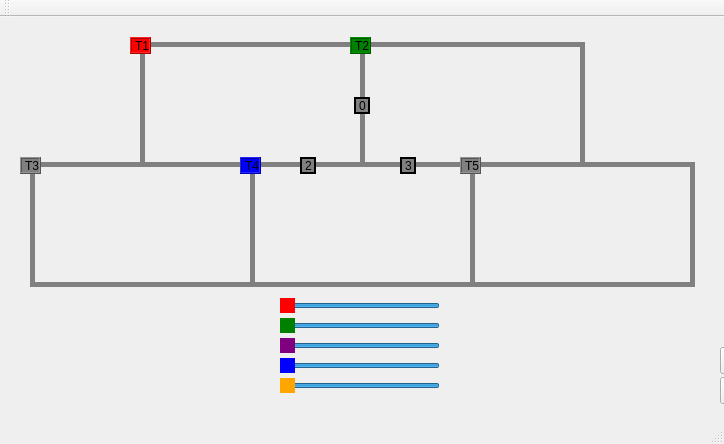
<?xml version="1.0" encoding="UTF-8"?>
<ui version="4.0">
 <class>MainWindow</class>
 <widget class="QMainWindow" name="MainWindow">
  <property name="geometry">
   <rect>
    <x>0</x>
    <y>0</y>
    <width>724</width>
    <height>444</height>
   </rect>
  </property>
  <property name="windowTitle">
   <string>MainWindow</string>
  </property>
  <widget class="QWidget" name="centralWidget">
   <widget class="QLabel" name="label_trilho4_3">
    <property name="geometry">
     <rect>
      <x>250</x>
      <y>150</y>
      <width>5</width>
      <height>120</height>
     </rect>
    </property>
    <property name="styleSheet">
     <string notr="true">QLabel { background: grey}</string>
    </property>
    <property name="text">
     <string/>
    </property>
   </widget>
   <widget class="QLabel" name="label_RC_2">
    <property name="geometry">
     <rect>
      <x>300</x>
      <y>140</y>
      <width>16</width>
      <height>17</height>
     </rect>
    </property>
    <property name="styleSheet">
     <string notr="true">QLabel { background: grey}</string>
    </property>
    <property name="frameShape">
     <enum>QFrame::WinPanel</enum>
    </property>
    <property name="text">
     <string>2</string>
    </property>
   </widget>
   <widget class="QLabel" name="label_trilho1_2">
    <property name="geometry">
     <rect>
      <x>365</x>
      <y>25</y>
      <width>220</width>
      <height>5</height>
     </rect>
    </property>
    <property name="styleSheet">
     <string notr="true">QLabel { background: grey}</string>
    </property>
    <property name="text">
     <string/>
    </property>
   </widget>
   <widget class="QLabel" name="label_trem1">
    <property name="geometry">
     <rect>
      <x>130</x>
      <y>20</y>
      <width>21</width>
      <height>17</height>
     </rect>
    </property>
    <property name="styleSheet">
     <string notr="true">QLabel { background: red}</string>
    </property>
    <property name="frameShape">
     <enum>QFrame::Box</enum>
    </property>
    <property name="frameShadow">
     <enum>QFrame::Raised</enum>
    </property>
    <property name="text">
     <string>T1</string>
    </property>
   </widget>
   <widget class="QLabel" name="label_trilho4">
    <property name="geometry">
     <rect>
      <x>140</x>
      <y>30</y>
      <width>5</width>
      <height>120</height>
     </rect>
    </property>
    <property name="styleSheet">
     <string notr="true">QLabel { background: grey}</string>
    </property>
    <property name="text">
     <string/>
    </property>
   </widget>
   <widget class="QLabel" name="label_trilho1_13">
    <property name="geometry">
     <rect>
      <x>470</x>
      <y>145</y>
      <width>220</width>
      <height>5</height>
     </rect>
    </property>
    <property name="styleSheet">
     <string notr="true">QLabel { background: grey}</string>
    </property>
    <property name="text">
     <string/>
    </property>
   </widget>
   <widget class="QPushButton" name="pushButton_2">
    <property name="geometry">
     <rect>
      <x>720</x>
      <y>360</y>
      <width>98</width>
      <height>27</height>
     </rect>
    </property>
    <property name="text">
     <string>Parar</string>
    </property>
   </widget>
   <widget class="QLabel" name="label_trilho1_14">
    <property name="geometry">
     <rect>
      <x>475</x>
      <y>265</y>
      <width>220</width>
      <height>5</height>
     </rect>
    </property>
    <property name="styleSheet">
     <string notr="true">QLabel { background: grey}</string>
    </property>
    <property name="text">
     <string/>
    </property>
   </widget>
   <widget class="QLabel" name="label_trilho4_2">
    <property name="geometry">
     <rect>
      <x>580</x>
      <y>30</y>
      <width>5</width>
      <height>120</height>
     </rect>
    </property>
    <property name="styleSheet">
     <string notr="true">QLabel { background: grey}</string>
    </property>
    <property name="text">
     <string/>
    </property>
   </widget>
   <widget class="QLabel" name="label_trilho1_11">
    <property name="geometry">
     <rect>
      <x>30</x>
      <y>145</y>
      <width>220</width>
      <height>5</height>
     </rect>
    </property>
    <property name="styleSheet">
     <string notr="true">QLabel { background: grey}</string>
    </property>
    <property name="text">
     <string/>
    </property>
   </widget>
   <widget class="QLabel" name="label_trem5">
    <property name="geometry">
     <rect>
      <x>460</x>
      <y>140</y>
      <width>21</width>
      <height>17</height>
     </rect>
    </property>
    <property name="styleSheet">
     <string notr="true">QLabel { background: grey
}</string>
    </property>
    <property name="frameShape">
     <enum>QFrame::Box</enum>
    </property>
    <property name="frameShadow">
     <enum>QFrame::Raised</enum>
    </property>
    <property name="text">
     <string>T5</string>
    </property>
   </widget>
   <widget class="QLabel" name="label_trilho4_5">
    <property name="geometry">
     <rect>
      <x>30</x>
      <y>150</y>
      <width>5</width>
      <height>120</height>
     </rect>
    </property>
    <property name="styleSheet">
     <string notr="true">QLabel { background: grey}</string>
    </property>
    <property name="text">
     <string/>
    </property>
   </widget>
   <widget class="QSlider" name="vel1">
    <property name="geometry">
     <rect>
      <x>280</x>
      <y>280</y>
      <width>160</width>
      <height>17</height>
     </rect>
    </property>
    <property name="layoutDirection">
     <enum>Qt::RightToLeft</enum>
    </property>
    <property name="styleSheet">
     <string notr="true">QSlider::handle:horizontal { background-color: red;} </string>
    </property>
    <property name="maximum">
     <number>200</number>
    </property>
    <property name="sliderPosition">
     <number>200</number>
    </property>
    <property name="orientation">
     <enum>Qt::Horizontal</enum>
    </property>
   </widget>
   <widget class="QLabel" name="label_trilho3">
    <property name="geometry">
     <rect>
      <x>360</x>
      <y>30</y>
      <width>5</width>
      <height>120</height>
     </rect>
    </property>
    <property name="styleSheet">
     <string notr="true">QLabel { background: grey}</string>
    </property>
    <property name="text">
     <string/>
    </property>
   </widget>
   <widget class="QLabel" name="label_trilho1_5">
    <property name="geometry">
     <rect>
      <x>255</x>
      <y>145</y>
      <width>220</width>
      <height>5</height>
     </rect>
    </property>
    <property name="styleSheet">
     <string notr="true">QLabel { background: grey}</string>
    </property>
    <property name="text">
     <string/>
    </property>
   </widget>
   <widget class="QSlider" name="vel3">
    <property name="geometry">
     <rect>
      <x>280</x>
      <y>320</y>
      <width>160</width>
      <height>17</height>
     </rect>
    </property>
    <property name="layoutDirection">
     <enum>Qt::RightToLeft</enum>
    </property>
    <property name="styleSheet">
     <string notr="true">QSlider::handle:horizontal {background-color: purple;}</string>
    </property>
    <property name="maximum">
     <number>200</number>
    </property>
    <property name="sliderPosition">
     <number>200</number>
    </property>
    <property name="orientation">
     <enum>Qt::Horizontal</enum>
    </property>
   </widget>
   <widget class="QLabel" name="label_trilho4_6">
    <property name="geometry">
     <rect>
      <x>470</x>
      <y>145</y>
      <width>5</width>
      <height>120</height>
     </rect>
    </property>
    <property name="styleSheet">
     <string notr="true">QLabel { background: grey}</string>
    </property>
    <property name="text">
     <string/>
    </property>
   </widget>
   <widget class="QLabel" name="label_RC_3">
    <property name="geometry">
     <rect>
      <x>400</x>
      <y>140</y>
      <width>16</width>
      <height>17</height>
     </rect>
    </property>
    <property name="styleSheet">
     <string notr="true">QLabel { background: grey}</string>
    </property>
    <property name="frameShape">
     <enum>QFrame::WinPanel</enum>
    </property>
    <property name="text">
     <string>3</string>
    </property>
   </widget>
   <widget class="QLabel" name="label_trilho3_2">
    <property name="geometry">
     <rect>
      <x>470</x>
      <y>150</y>
      <width>5</width>
      <height>120</height>
     </rect>
    </property>
    <property name="styleSheet">
     <string notr="true">QLabel { background: grey}</string>
    </property>
    <property name="text">
     <string/>
    </property>
   </widget>
   <widget class="QLabel" name="label_trilho1_12">
    <property name="geometry">
     <rect>
      <x>35</x>
      <y>265</y>
      <width>220</width>
      <height>5</height>
     </rect>
    </property>
    <property name="styleSheet">
     <string notr="true">QLabel { background: grey}</string>
    </property>
    <property name="text">
     <string/>
    </property>
   </widget>
   <widget class="QPushButton" name="pushButton">
    <property name="geometry">
     <rect>
      <x>720</x>
      <y>330</y>
      <width>99</width>
      <height>27</height>
     </rect>
    </property>
    <property name="text">
     <string>Ligar</string>
    </property>
   </widget>
   <widget class="QLabel" name="label_trem3">
    <property name="geometry">
     <rect>
      <x>20</x>
      <y>140</y>
      <width>21</width>
      <height>17</height>
     </rect>
    </property>
    <property name="styleSheet">
     <string notr="true">QLabel { background: grey}</string>
    </property>
    <property name="frameShape">
     <enum>QFrame::Box</enum>
    </property>
    <property name="frameShadow">
     <enum>QFrame::Raised</enum>
    </property>
    <property name="text">
     <string>T3</string>
    </property>
   </widget>
   <widget class="QLabel" name="label_trilho1">
    <property name="geometry">
     <rect>
      <x>140</x>
      <y>25</y>
      <width>225</width>
      <height>5</height>
     </rect>
    </property>
    <property name="styleSheet">
     <string notr="true">QLabel { background: grey}</string>
    </property>
    <property name="text">
     <string/>
    </property>
   </widget>
   <widget class="QSlider" name="vel5">
    <property name="geometry">
     <rect>
      <x>280</x>
      <y>360</y>
      <width>160</width>
      <height>17</height>
     </rect>
    </property>
    <property name="layoutDirection">
     <enum>Qt::RightToLeft</enum>
    </property>
    <property name="styleSheet">
     <string notr="true">QSlider::handle:horizontal {background-color: orange;}</string>
    </property>
    <property name="maximum">
     <number>200</number>
    </property>
    <property name="sliderPosition">
     <number>200</number>
    </property>
    <property name="orientation">
     <enum>Qt::Horizontal</enum>
    </property>
   </widget>
   <widget class="QLabel" name="label_RC_0">
    <property name="geometry">
     <rect>
      <x>354</x>
      <y>80</y>
      <width>16</width>
      <height>17</height>
     </rect>
    </property>
    <property name="styleSheet">
     <string notr="true">QLabel { background: grey}</string>
    </property>
    <property name="frameShape">
     <enum>QFrame::WinPanel</enum>
    </property>
    <property name="text">
     <string>0</string>
    </property>
   </widget>
   <widget class="QSlider" name="vel2">
    <property name="geometry">
     <rect>
      <x>280</x>
      <y>300</y>
      <width>160</width>
      <height>17</height>
     </rect>
    </property>
    <property name="layoutDirection">
     <enum>Qt::RightToLeft</enum>
    </property>
    <property name="styleSheet">
     <string notr="true">QSlider::handle:horizontal {background-color: green;}</string>
    </property>
    <property name="maximum">
     <number>200</number>
    </property>
    <property name="sliderPosition">
     <number>200</number>
    </property>
    <property name="orientation">
     <enum>Qt::Horizontal</enum>
    </property>
   </widget>
   <widget class="QLabel" name="label_trilho3_6">
    <property name="geometry">
     <rect>
      <x>690</x>
      <y>145</y>
      <width>5</width>
      <height>120</height>
     </rect>
    </property>
    <property name="styleSheet">
     <string notr="true">QLabel { background: grey}</string>
    </property>
    <property name="text">
     <string/>
    </property>
   </widget>
   <widget class="QLabel" name="label_trilho1_3">
    <property name="geometry">
     <rect>
      <x>140</x>
      <y>145</y>
      <width>230</width>
      <height>5</height>
     </rect>
    </property>
    <property name="styleSheet">
     <string notr="true">QLabel { background: grey}</string>
    </property>
    <property name="text">
     <string/>
    </property>
   </widget>
   <widget class="QSlider" name="vel4">
    <property name="geometry">
     <rect>
      <x>280</x>
      <y>340</y>
      <width>160</width>
      <height>17</height>
     </rect>
    </property>
    <property name="layoutDirection">
     <enum>Qt::RightToLeft</enum>
    </property>
    <property name="styleSheet">
     <string notr="true">QSlider::handle:horizontal {background-color: blue;}</string>
    </property>
    <property name="maximum">
     <number>200</number>
    </property>
    <property name="sliderPosition">
     <number>200</number>
    </property>
    <property name="orientation">
     <enum>Qt::Horizontal</enum>
    </property>
   </widget>
   <widget class="QLabel" name="label_trilho1_4">
    <property name="geometry">
     <rect>
      <x>360</x>
      <y>145</y>
      <width>220</width>
      <height>5</height>
     </rect>
    </property>
    <property name="styleSheet">
     <string notr="true">QLabel { background: grey}</string>
    </property>
    <property name="text">
     <string/>
    </property>
   </widget>
   <widget class="QLabel" name="label_trilho1_6">
    <property name="geometry">
     <rect>
      <x>255</x>
      <y>265</y>
      <width>220</width>
      <height>5</height>
     </rect>
    </property>
    <property name="styleSheet">
     <string notr="true">QLabel { background: grey}</string>
    </property>
    <property name="text">
     <string/>
    </property>
   </widget>
   <widget class="QLabel" name="label_trem2">
    <property name="geometry">
     <rect>
      <x>350</x>
      <y>20</y>
      <width>21</width>
      <height>17</height>
     </rect>
    </property>
    <property name="styleSheet">
     <string notr="true">QLabel { background: green}</string>
    </property>
    <property name="frameShape">
     <enum>QFrame::Box</enum>
    </property>
    <property name="frameShadow">
     <enum>QFrame::Raised</enum>
    </property>
    <property name="text">
     <string>T2</string>
    </property>
    <property name="textFormat">
     <enum>Qt::AutoText</enum>
    </property>
   </widget>
   <widget class="QLabel" name="label_trilho3_5">
    <property name="geometry">
     <rect>
      <x>250</x>
      <y>150</y>
      <width>5</width>
      <height>120</height>
     </rect>
    </property>
    <property name="styleSheet">
     <string notr="true">QLabel { background: grey}</string>
    </property>
    <property name="text">
     <string/>
    </property>
   </widget>
   <widget class="QLabel" name="label_trem4">
    <property name="geometry">
     <rect>
      <x>240</x>
      <y>140</y>
      <width>21</width>
      <height>17</height>
     </rect>
    </property>
    <property name="styleSheet">
     <string notr="true">QLabel { background: blue}</string>
    </property>
    <property name="frameShape">
     <enum>QFrame::Box</enum>
    </property>
    <property name="frameShadow">
     <enum>QFrame::Raised</enum>
    </property>
    <property name="text">
     <string>T4</string>
    </property>
   </widget>
   <zorder>label_trilho4_3</zorder>
   <zorder>label_trilho1_2</zorder>
   <zorder>label_trilho4</zorder>
   <zorder>label_trilho1_13</zorder>
   <zorder>pushButton_2</zorder>
   <zorder>label_trilho1_14</zorder>
   <zorder>label_trilho4_2</zorder>
   <zorder>label_trilho1_11</zorder>
   <zorder>label_trilho4_5</zorder>
   <zorder>vel1</zorder>
   <zorder>label_trilho3</zorder>
   <zorder>label_trilho1_5</zorder>
   <zorder>vel3</zorder>
   <zorder>label_trilho4_6</zorder>
   <zorder>label_trilho3_2</zorder>
   <zorder>label_trilho1_12</zorder>
   <zorder>pushButton</zorder>
   <zorder>label_trilho1</zorder>
   <zorder>vel5</zorder>
   <zorder>label_RC_0</zorder>
   <zorder>vel2</zorder>
   <zorder>label_trilho3_6</zorder>
   <zorder>label_trilho1_3</zorder>
   <zorder>vel4</zorder>
   <zorder>label_trilho1_4</zorder>
   <zorder>label_trilho1_6</zorder>
   <zorder>label_trilho3_5</zorder>
   <zorder>label_RC_2</zorder>
   <zorder>label_RC_3</zorder>
   <zorder>label_trem5</zorder>
   <zorder>label_trem3</zorder>
   <zorder>label_trem4</zorder>
   <zorder>label_trem1</zorder>
   <zorder>label_trem2</zorder>
  </widget>
  <widget class="QMenuBar" name="menuBar">
   <property name="geometry">
    <rect>
     <x>0</x>
     <y>0</y>
     <width>724</width>
     <height>22</height>
    </rect>
   </property>
  </widget>
  <widget class="QToolBar" name="mainToolBar">
   <attribute name="toolBarArea">
    <enum>TopToolBarArea</enum>
   </attribute>
   <attribute name="toolBarBreak">
    <bool>false</bool>
   </attribute>
  </widget>
  <widget class="QStatusBar" name="statusBar"/>
 </widget>
 <layoutdefault spacing="6" margin="11"/>
 <resources/>
 <connections/>
</ui>
